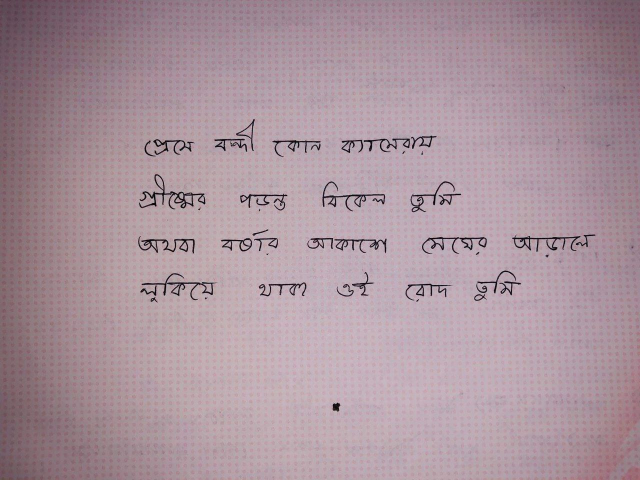
#> input picture images/ban-4.jpg, 1280 x 960 px (shown at 1/2 size)
$ jupyter execute --allow-errors tutorial-bangla.ipynb   (shell and % lines are left out)   (older library calls are emulated)
#> lines starting #> are read from the running program, lines starting #| are printed output that depends on the picture; after the words box and inside, x2 and y2 are one past the last pixel; in counts of white or black regions, pixels touching at a corner belong together
### text_segmentation/helpers.py
# -*- coding: utf-8 -*-
'''
Helper functions for ocr project
'''
import matplotlib.pyplot as plt
import numpy as np
import cv2


SMALL_HEIGHT = 800


def resize(img, height=SMALL_HEIGHT, always=False):
    '''
    Resize image to given height.
    '''
    if (img.shape[0] > height or always):
        rat = height / img.shape[0]
        return cv2.resize(img, (int(rat * img.shape[1]), height))

    return img


def ratio(img, height=SMALL_HEIGHT):
    '''Getting scale ratio.'''
    return img.shape[0] / height


# [13 lines left out: function img_extend, not called in this run]

### text_segmentation/page.py
# -*- coding: utf-8 -*-
"""
Crop background and transform perspective from the photo of page
"""
import numpy as np
import cv2

from .helpers import *


def detection(image, area_thresh=0.5):
    """Finding Page."""
    small = resize(image)
    # Edge detection
    image_edges = _edges_detection(small, 200, 250)

    # Close gaps between edges (double page clouse => rectangle kernel)
    closed_edges = cv2.morphologyEx(image_edges,
                                    cv2.MORPH_CLOSE,
                                    np.ones((5, 11)))
    # Countours
    page_contour = _find_page_contours(closed_edges, small, area_thresh)

    # Recalculate to original scale
    page_contour = page_contour.dot(ratio(image, small.shape[0]))
    # Transform prespective
    new_image = _persp_transform(image, page_contour)
    return new_image


def _edges_detection(img, minVal, maxVal):
    """Preprocessing (gray, thresh, filter, border) + Canny edge detection."""
    img = cv2.cvtColor(img, cv2.COLOR_BGR2GRAY)

    img = cv2.bilateralFilter(img, 9, 75, 75)
    img = cv2.adaptiveThreshold(img, 255,
                                cv2.ADAPTIVE_THRESH_GAUSSIAN_C,
                                cv2.THRESH_BINARY, 115, 4)

    # Median blur replace center pixel by median of pixels under kelner
    # => removes thin details
    img = cv2.medianBlur(img, 11)

    # Add black border - detection of border touching pages
    img = cv2.copyMakeBorder(img, 5, 5, 5, 5,
                             cv2.BORDER_CONSTANT,
                             value=[0, 0, 0])
    return cv2.Canny(img, minVal, maxVal)


def _four_corners_sort(pts):
    """Sort corners in order: top-left, bot-left, bot-right, top-right."""
    diff = np.diff(pts, axis=1)
    summ = pts.sum(axis=1)
    return np.array([pts[np.argmin(summ)],
                     pts[np.argmax(diff)],
                     pts[np.argmax(summ)],
                     pts[np.argmin(diff)]])


def _contour_offset(cnt, offset):
    """Offset contour because of 5px border."""
    cnt += offset
    cnt[cnt < 0] = 0
    return cnt


def _find_page_contours(edges, img, area_thresh):
    """Finding corner points of page contour."""
    contours, hierarchy = cv2.findContours(edges,
                                           cv2.RETR_TREE,
                                           cv2.CHAIN_APPROX_SIMPLE)

    # Finding biggest rectangle otherwise return original corners
    height = edges.shape[0]
    width = edges.shape[1]
    MIN_COUNTOUR_AREA = height * width * area_thresh
    MAX_COUNTOUR_AREA = (width - 10) * (height - 10)

    max_area = MIN_COUNTOUR_AREA
    page_contour = np.array([[0, 0],
                             [0, height-5],
                             [width-5, height-5],
                             [width-5, 0]])

    for cnt in contours:
        perimeter = cv2.arcLength(cnt, True)
        approx = cv2.approxPolyDP(cnt, 0.03 * perimeter, True)

        # Page has 4 corners and it is convex
        if (len(approx) == 4 and
                cv2.isContourConvex(approx) and
                max_area < cv2.contourArea(approx) < MAX_COUNTOUR_AREA):

            max_area = cv2.contourArea(approx)
            page_contour = approx[:, 0]

    # Sort corners and offset them
    page_contour = _four_corners_sort(page_contour)
    return _contour_offset(page_contour, (-5, -5))


def _persp_transform(img, s_points):
    """Transform perspective from start points to target points."""
    # Euclidean distance - calculate maximum height and width
    height = max(np.linalg.norm(s_points[0] - s_points[1]),
                 np.linalg.norm(s_points[2] - s_points[3]))
    width = max(np.linalg.norm(s_points[1] - s_points[2]),
                np.linalg.norm(s_points[3] - s_points[0]))

    # Create target points
    t_points = np.array([[0, 0],
                         [0, height],
                         [width, height],
                         [width, 0]], np.float32)

    # getPerspectiveTransform() needs float32
    if s_points.dtype != np.float32:
        s_points = s_points.astype(np.float32)

    M = cv2.getPerspectiveTransform(s_points, t_points)
    return cv2.warpPerspective(img, M, (int(width), int(height)))

### text_segmentation/words.py
# -*- coding: utf-8 -*-
'''
Detect words on the page
return array of words' bounding boxes
'''
import numpy as np
import matplotlib.pyplot as plt
import cv2

from .helpers import *


def detection(image, join=False):
    '''
    Detecting the words bounding boxes.
    Return: numpy array of bounding boxes [x, y, x+w, y+h]
    '''
    # Preprocess image for word detection
    blurred = cv2.GaussianBlur(image, (5, 5), 18)
    edge_img = _edge_detect(blurred)
    ret, edge_img = cv2.threshold(edge_img, 50, 255, cv2.THRESH_BINARY)
    bw_img = cv2.morphologyEx(edge_img, cv2.MORPH_CLOSE,
                              np.ones((15, 15), np.uint8))

    return _text_detect(bw_img, image, join)


def sort_words(boxes):
    '''
    Sort boxes - (x, y, x+w, y+h) from left to right, top to bottom.
    '''
    mean_height = sum([y2 - y1 for _, y1, _, y2 in boxes]) / len(boxes)

    boxes.view('i8,i8,i8,i8').sort(order=['f1'], axis=0)
    current_line = boxes[0][1]
    lines = []
    tmp_line = []
    for box in boxes:
        if box[1] > current_line + mean_height:
            lines.append(tmp_line)
            tmp_line = [box]
            current_line = box[1]
            continue
        tmp_line.append(box)
    lines.append(tmp_line)

    for line in lines:
        line.sort(key=lambda box: box[0])

    return lines


def _edge_detect(im):
    '''
    Edge detection using sobel operator on each layer individually.
    Sobel operator is applied for each image layer (RGB)
    '''
    return np.max(np.array([_sobel_detect(im[:, :, 0]),
                            _sobel_detect(im[:, :, 1]),
                            _sobel_detect(im[:, :, 2])]), axis=0)


def _sobel_detect(channel):
    '''
    Sobel operator.
    '''
    sobelX = cv2.Sobel(channel, cv2.CV_16S, 1, 0)
    sobelY = cv2.Sobel(channel, cv2.CV_16S, 0, 1)
    sobel = np.hypot(sobelX, sobelY)
    sobel[sobel > 255] = 255
    return np.uint8(sobel)


# [42 lines left out: functions union, _intersect, _group_rectangles, not called in this run]


def _text_detect(img, image, join=False):
    '''
    Text detection using contours.
    '''
    small = resize(img, 2000)

    # Finding contours
    mask = np.zeros(small.shape, np.uint8)
    cnt, hierarchy = cv2.findContours(np.copy(small),
                                      cv2.RETR_CCOMP,
                                      cv2.CHAIN_APPROX_SIMPLE)

    index = 0
    boxes = []
    # Go through all contours in top level
    while (index >= 0):
        x, y, w, h = cv2.boundingRect(cnt[index])
        cv2.drawContours(mask, cnt, index, (255, 255, 255), cv2.FILLED)
        maskROI = mask[y:y+h, x:x+w]
        # Ratio of white pixels to area of bounding rectangle
        r = cv2.countNonZero(maskROI) / (w * h)

        # Limits for text
        if (r > 0.1
            and 1600 > w > 10
            and 1600 > h > 10
            and h/w < 3
            and w/h < 10
                and (60 // h) * w < 1000):
            boxes += [[x, y, w, h]]

        index = hierarchy[0][index][0]

    if join:
        # Need more work
        boxes = _group_rectangles(boxes)

    bounding_boxes = np.array([0, 0, 0, 0])
    for (x, y, w, h) in boxes:
        bounding_boxes = np.vstack((bounding_boxes,
                                    np.array([x, y, x+w, y+h])))

    boxes = bounding_boxes.dot(ratio(image, small.shape[0])).astype(np.int64)
    return boxes[1:]

### tutorial-bangla.ipynb
[cell 1]
import os
BASE_DIR = os.getcwd()
print(BASE_DIR)

## Importing libraries

[cell 2]
import cv2
import json
import errno
from text_segmentation import words, page
from htr.utils import implt

import string
from htr.generator import Tokenizer, DataGenerator

from htr.network import puigcerver, ctc_loss, ctc_decode
from tensorflow.keras.models import Model

import numpy as np
from htr.preprocessing import preprocess, normalization, threshold

from tqdm.notebook import tqdm
from fpdf import FPDF

[cell 3]
def draw_boxes(img, boxes):
    img = img.copy()
    for x1, y1, x2, y2 in boxes:
        cv2.rectangle(img, (x1, y1), (x2, y2), (0, 0, 240), 1)
    return img

## Steps

### Load image

[cell 4]
img = cv2.imread('images/ban-4.jpg')
#> img is the input picture: shape (960, 1280, 3); mean B, G, R 157.2, 147.6, 169.8
implt(cv2.cvtColor(img, cv2.COLOR_BGR2RGB), figsize=(20, 10), title='Orginal image')
#> (this line was passed over: htr is not available in this run)

### Page detection

[cell 5]
crop = page.detection(img)
#> in _edges_detection, `img = cv2.adaptiveThreshold(img, 255, cv2.ADAPTIVE_THRESH_GAUSSIAN_C, ..`:
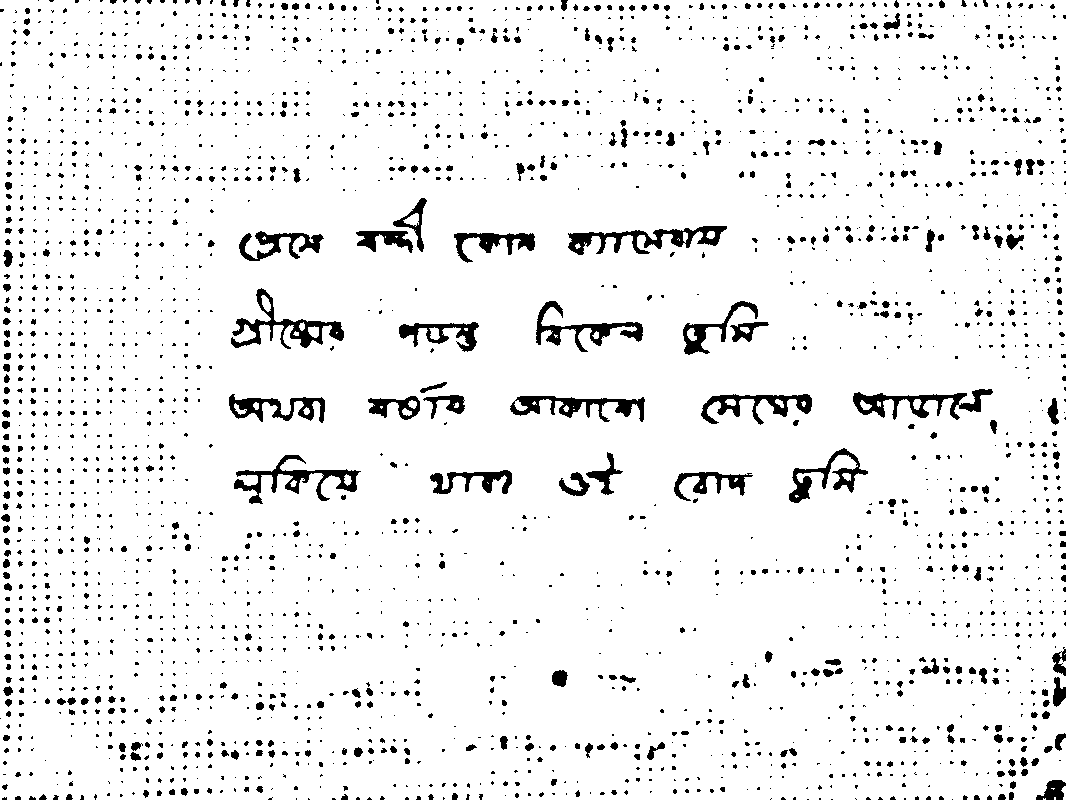
#> img: shape (800, 1066); 93.6% white; 2602 black regions (2079 under 20 px), largest, box (x1, y1, x2, y2) and area: (568, 226, 727, 255) 1751, (231, 288, 344, 349) 1666, (234, 455, 361, 504) 1616
#> in detection, `closed_edges = cv2.morphologyEx(image_edges, cv2.MORPH_CLOSE, np.ones(..`:
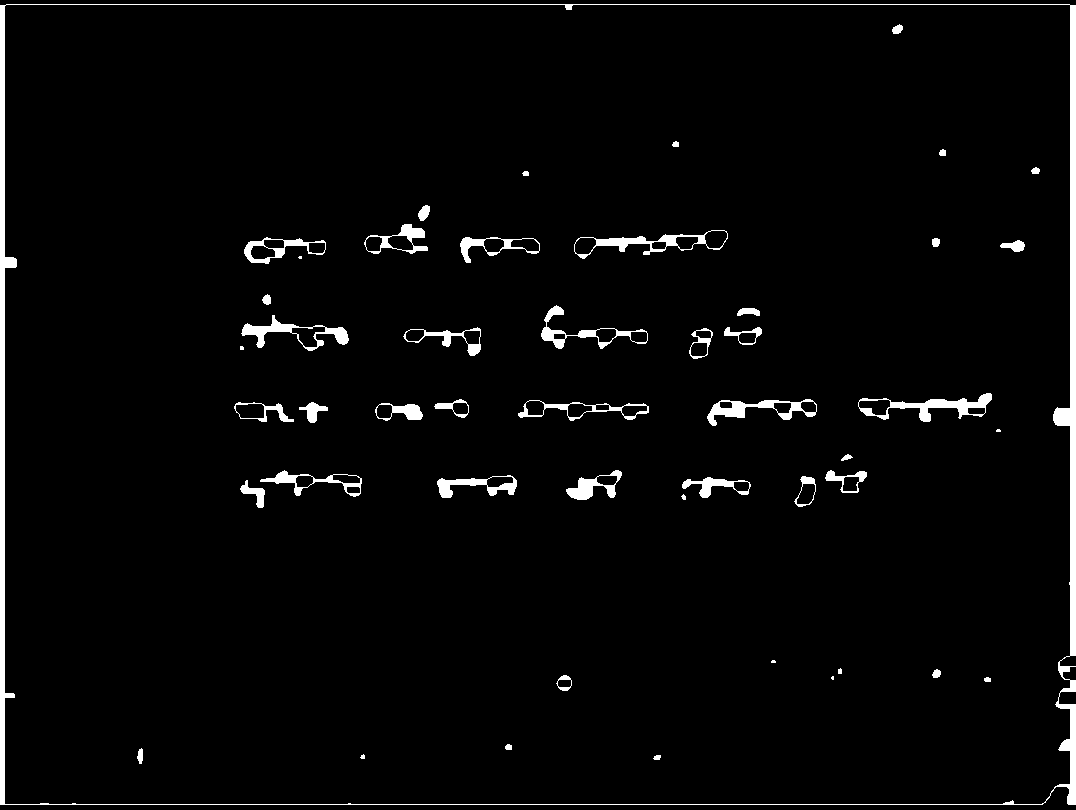
#> closed_edges: shape (810, 1076); 3% white; 49 white regions (6 under 20 px)
#> in _find_page_contours, `contours, hierarchy = cv2.findContours(edges, cv2.RETR_TREE, cv2.CHAIN..`: contours = 91 contours, 8 with area under 20; largest, box (x1, y1, x2, y2) and area: (0, 4, 1076, 805) 859165, (4, 4, 1071, 805) 851322, (574, 230, 728, 259) 1682, (858, 393, 992, 422) 1483, (241, 315, 349, 351) 1242
#> the loop in _find_page_contours, `for cnt in contours:` made 91 passes
#> (perimeter, max_area, page_contour) on pass 2: (3861.5, 839764, [[4, 6], [1069, 4], [1070, 783], [5, 804]])
#> after the loop in _find_page_contours, `for cnt in contours:`: max_area = 839764
#> in _four_corners_sort, `diff = np.diff(pts, axis=1)`: diff = [2, -1065, -287, 799]
#> in _four_corners_sort, `summ = pts.sum(axis=1)`: summ = [10, 1073, 1853, 809]
#> in _find_page_contours, `page_contour = _four_corners_sort(page_contour)`: page_contour = [[4, 6], [5, 804], [1070, 783], [1069, 4]]
#> in _contour_offset, `cnt += offset`: cnt = [[-1, 1], [0, 799], [1065, 778], [1064, -1]]
#> in detection, `page_contour = _find_page_contours(closed_edges, small, area_thresh)`: page_contour = [[0, 1], [0, 799], [1065, 778], [1064, 0]]
#> in detection, `page_contour = page_contour.dot(ratio(image, small.shape[0]))`: page_contour = [[0, 1.2], [0, 958.8], [1278, 933.6], [1276.8, 0]]
#> in _persp_transform, `height = max(np.linalg.norm(s_points[0] - s_points[1]), np.linalg.norm..`: height = 957.6
#> in _persp_transform, `width = max(np.linalg.norm(s_points[1] - s_points[2]), np.linalg.norm(..`: width = 1278.2
#> in _persp_transform, `t_points = np.array([[0, 0], [0, height], [width, height], [width, 0]]..`: t_points = [[0, 0], [0, 957.6], [1278.2, 957.6], [1278.2, 0]]
#> in _persp_transform, `s_points = s_points.astype(np.float32)`: s_points = [[0, 1.2], [0, 958.8], [1278, 933.6], [1276.8, 0]]
#> in _persp_transform, `M = cv2.getPerspectiveTransform(s_points, t_points)`: M = [[0.976, 0, 0], [0.000941, 1, -1.2], [-1.96e-05, 1.01e-06, 1]]
implt(cv2.cvtColor(crop, cv2.COLOR_BGR2RGB), figsize=(20, 10), title='After page detection')
#> (this line was passed over: htr is not available in this run)

### Word segmentation
Get bounding boxes for each words

[cell 6]
boxes = words.detection(crop)
#> in _sobel_detect, `sobelY = cv2.Sobel(channel, cv2.CV_16S, 0, 1)`:
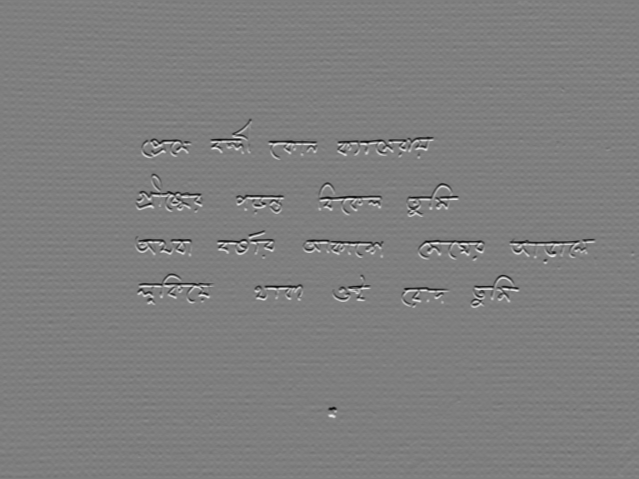
#> sobelY: shape (957, 1278) int16 (shown at 1/2 size); min -273, max 277, mean 0.2; drawn with min black and max white
#> in _sobel_detect (call 3), `sobelX = cv2.Sobel(channel, cv2.CV_16S, 1, 0)`:
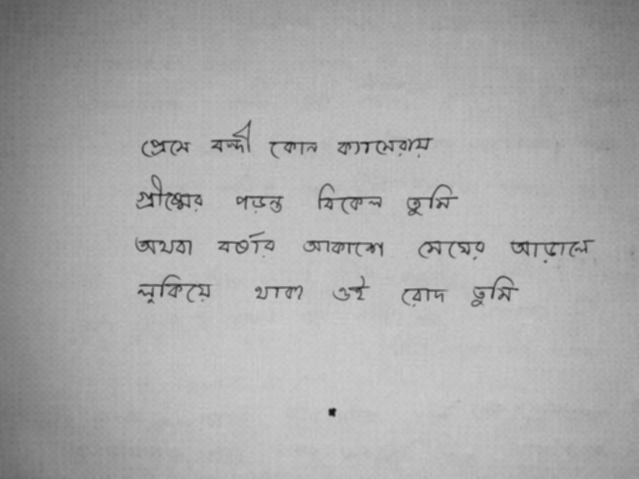
#> channel: shape (957, 1278) (shown at 1/2 size); min 20, max 205, mean 169.9
#> in _sobel_detect (call 3), `return np.uint8(sobel)`:
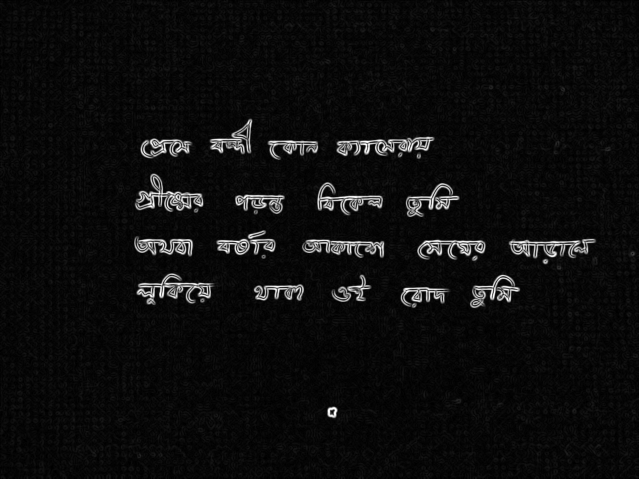
#> returned value: shape (957, 1278) (shown at 1/2 size); min 0, max 255, mean 13.4
#> in detection, `bw_img = cv2.morphologyEx(edge_img, cv2.MORPH_CLOSE, np.ones((15, 15),..`:
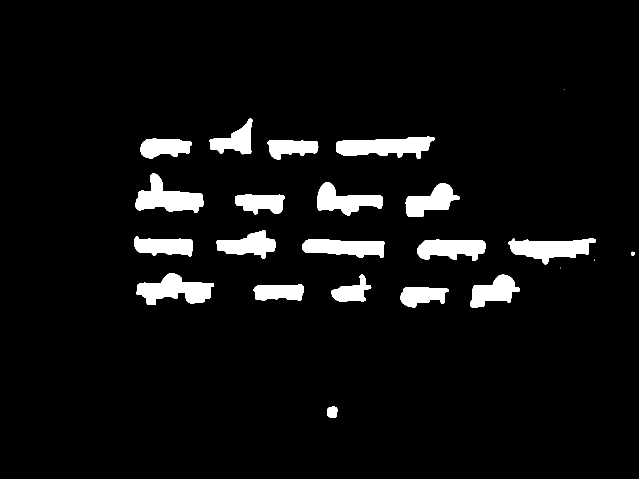
#> bw_img: shape (957, 1278) (shown at 1/2 size); 5.6% white; 23 white regions (3 under 20 px)
#> in _text_detect, `cnt, hierarchy = cv2.findContours(np.copy(small), cv2.RETR_CCOMP, cv2...`: cnt = 23 contours, 3 with area under 20; largest, box (x1, y1, x2, y2) and area: (673, 273, 869, 318) 5382, (273, 546, 428, 610) 5296, (270, 347, 407, 425) 5256, (1017, 477, 1192, 529) 4898, (604, 478, 769, 516) 4232
#> the loop in _text_detect, `while (index >= 0):` made 23 passes
#> (x, y, w, h, r, boxes, index) on pass 2: (801, 574, 97, 42, 0.66, [[654, 813, 21, 23], [801, 574, 97, 42]], 2)
#> pass 1, in _text_detect, `maskROI = mask[y:y+h, x:x+w]`:
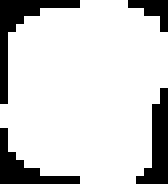
#> maskROI: shape (23, 21) (shown 8 times larger); 82% white; 4 black regions (1 under 20 px), largest, box (x1, y1, x2, y2) and area: (0, 0, 10, 13) 29, (17, 11, 21, 23) 25, (0, 16, 10, 23) 23
#> pass 3, in _text_detect, `maskROI = mask[y:y+h, x:x+w]`:
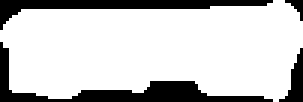
#> maskROI: shape (34, 101) (shown 3 times larger); 79.1% white; 4 black regions (1 under 20 px), largest, box (x1, y1, x2, y2) and area: (0, 14, 91, 34) 358, (0, 0, 91, 10) 274, (93, 16, 101, 34) 66
#> after the loop in _text_detect, `while (index >= 0):`: boxes = 19 items, first 6: [654, 813, 21, 23], [801, 574, 97, 42], [507, 568, 101, 34], [940, 549, 100, 67], [663, 549, 80, 55], [273, 546, 155, 64]
#> the loop in _text_detect, `for (x, y, w, h) in boxes:` made 19 passes
#> (x, y, w, h) on passes 3 to 10: (507, 568, 101, 34), (940, 549, 100, 67), (663, 549, 80, 55), (273, 546, 155, 64), (834, 479, 137, 43), (604, 478, 165, 38), (1017, 477, 175, 52), (268, 472, 118, 41)
#> after the loop in _text_detect, `for (x, y, w, h) in boxes:`: bounding_boxes = 20 rows, first 6: [0, 0, 0, 0], [654, 813, 675, 836], [801, 574, 898, 616], [507, 568, 608, 602], [940, 549, 1040, 616], [663, 549, 743, 604]
#> in _text_detect, `boxes = bounding_boxes.dot(ratio(image, small.shape[0])).astype(np.int..`: boxes has the same summary as bounding_boxes
#> boxes = 19 rows, first 6: [654, 813, 675, 836], [801, 574, 898, 616], [507, 568, 608, 602], [940, 549, 1040, 616], [663, 549, 743, 604], [273, 546, 428, 610]
implt(cv2.cvtColor(draw_boxes(crop, boxes), cv2.COLOR_BGR2RGB), figsize=(20, 10), title='Word detection')
#> the loop in draw_boxes, `for x1, y1, x2, y2 in boxes:` made 19 passes
#> after the loop in draw_boxes, `for x1, y1, x2, y2 in boxes:`:
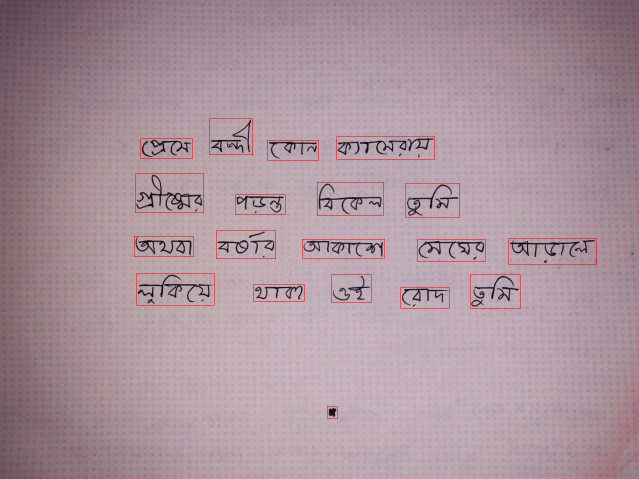
#> img: shape (957, 1278, 3) (shown at 1/2 size); mean of channels 0, 1, 2 156.6, 147, 170.2; drawn as B, G, R
#> (this line was passed over: htr is not available in this run)

### Get words from each line

[cell 7]
lines = words.sort_words(boxes)
#> in sort_words, `mean_height = sum([y2 - y1 for _, y1, _, y2 in boxes]) / len(boxes)`: mean_height = 50.79
#> in sort_words, `current_line = boxes[0][1]`: current_line = 237
#> the loop in sort_words, `for box in boxes:` made 19 passes
#> current_line on passes 5, 9, 14, 19: 347, 461, 546, 813
#> after the loop in sort_words, `for box in boxes:`: current_line = 813; lines = 4 items
#> the loop in sort_words, `for line in lines:` made 5 passes
#> lines = 5 items

[cell 8]
print('No. of lines:', len(lines))
#| No. of lines: 5
n=0

implt(cv2.cvtColor(draw_boxes(crop, lines[n]), cv2.COLOR_BGR2RGB),
      figsize=(20, 10),
      title=f'No. of words in line {n}: {len(lines[n])}')
#> the loop in draw_boxes (call 2), `for x1, y1, x2, y2 in boxes:` made 4 passes
#> (x1, y1, x2, y2) on passes 1 to 4: (281, 277, 384, 317), (419, 237, 505, 309), (535, 280, 637, 320), (673, 273, 869, 318)
#> after the loop in draw_boxes (call 2), `for x1, y1, x2, y2 in boxes:`:
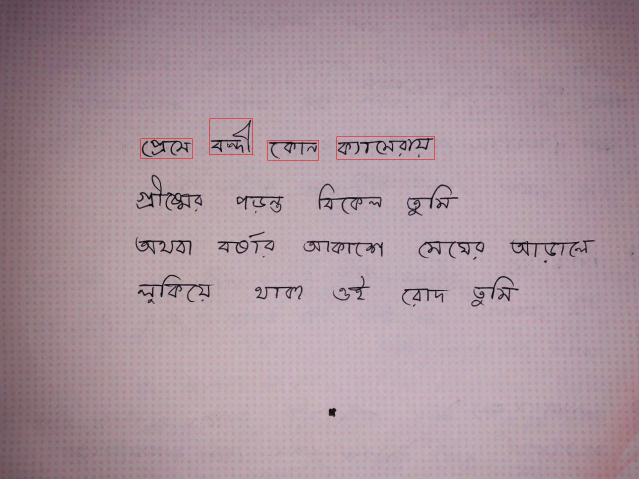
#> img: shape (957, 1278, 3) (shown at 1/2 size); mean of channels 0, 1, 2 157.3, 147.7, 170; drawn as B, G, R
#> (this line was passed over: htr is not available in this run)

### Binarization

#> (a cell that did not finish here is left out)

### Set up parameters

[cell 10]
# Parameters
input_size = (1024, 128, 1)
bangla_chars = json.load(open(os.path.join(BASE_DIR, 'htr', 'data', 'bangla-characters.json')))
#> (reads handwritten-text-recognition-main/htr/data/bangla-characters.json from the repository)
charset = ''.join(bangla_chars) + string.punctuation + ' '
max_text_len = 128

# Filepaths
output_path = os.path.join(BASE_DIR, 'htr', 'data', 'output-bangla')
target_path = os.path.join(output_path, 'checkpoint_weights_bangla.hdf5')

### Tokenizer for tokenizing and decoding predicted text

#> (a cell that did not finish here is left out)

### Load pre-trained model

#> (a cell that did not finish here is left out)

### Predict
Get prediction of each image of each lines from the model, decode the predicted text.

[cell 13]
output = ''
#> (the rest of this cell did not finish here and is left out)
